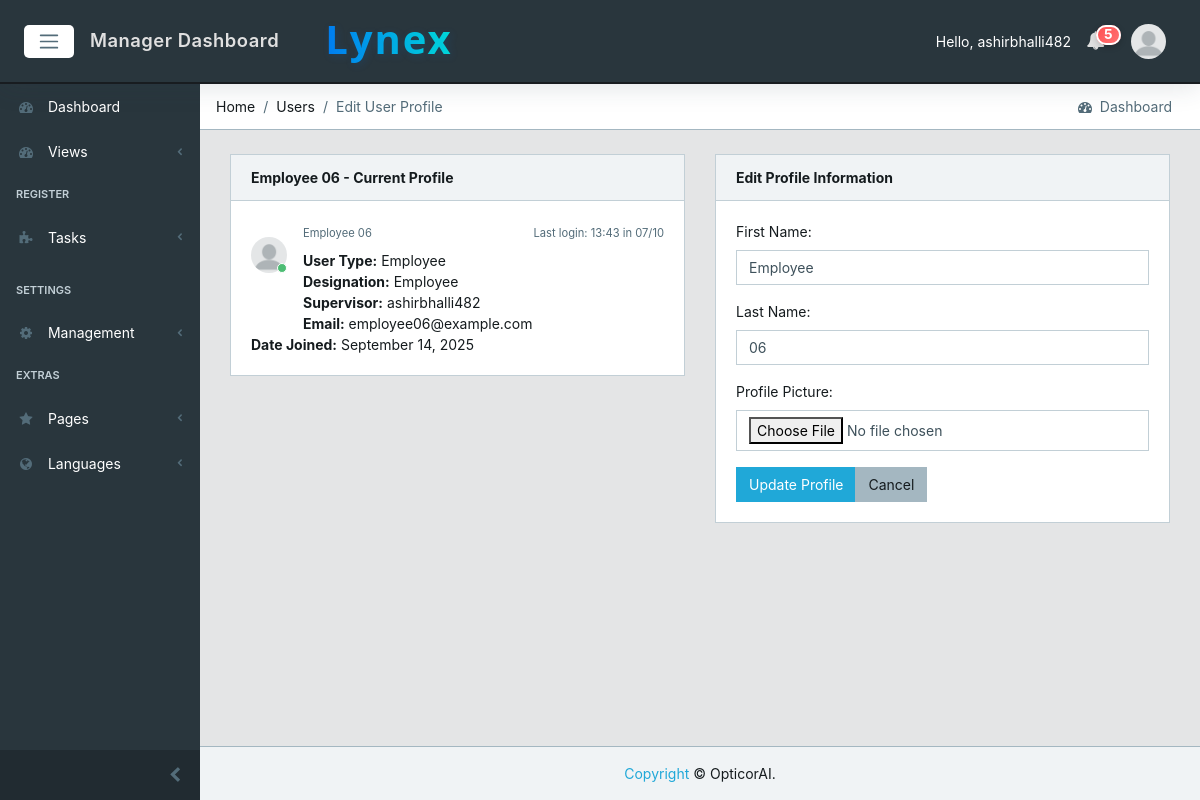
Page /users/87/edit/ (signed in) on the earlier database version.
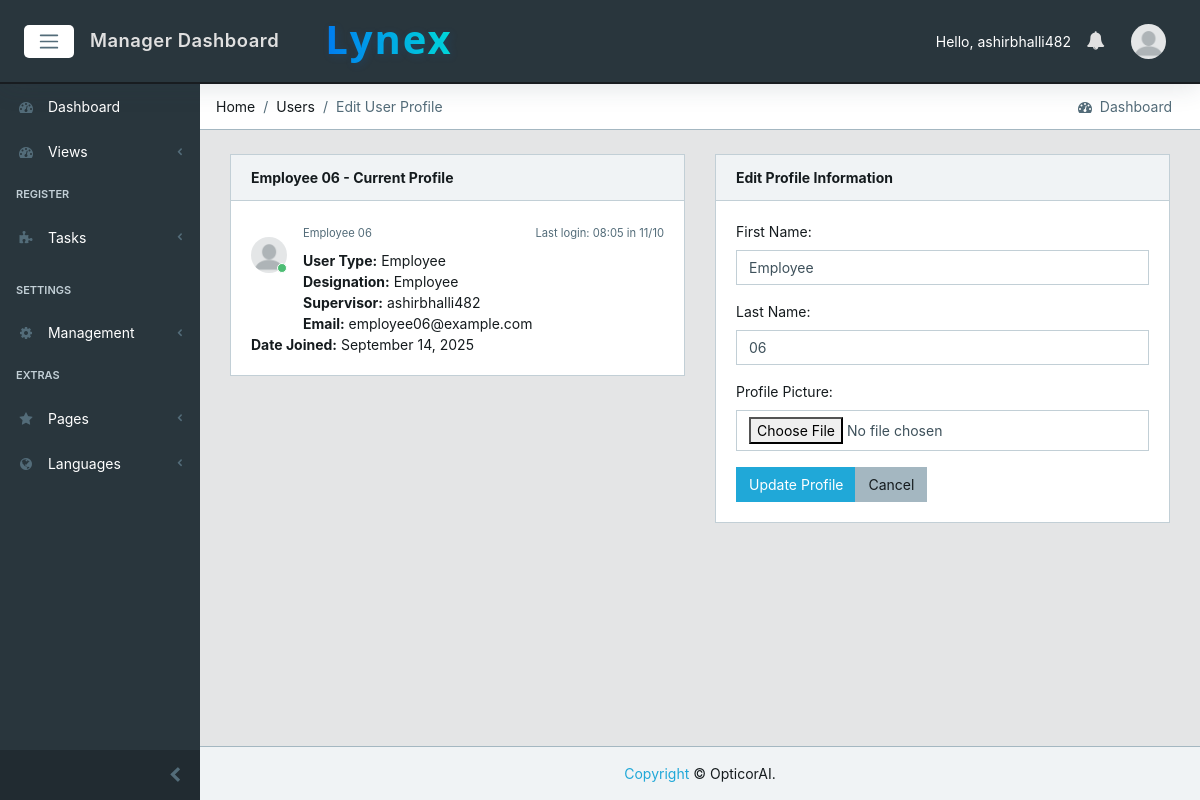
Same page on the later database version.
### core/models.py (models this page shows, shortened)
class CustomUser(AbstractUser):
    email = models.EmailField(unique=True)  # Make email unique for authentication
    user_type = models.CharField(max_length=15, choices=USER_TYPE_CHOICES, db_index=True)
    designation = models.CharField(max_length=100, blank=True, null=True)
    created_by = models.ForeignKey('self', on_delete=models.SET_NULL, null=True, blank=True, related_name='created_users')
    created_date = models.DateField(auto_now_add=True)
    created_time = models.TimeField(auto_now_add=True)
    under_supervision = models.ForeignKey('self', on_delete=models.SET_NULL, null=True, blank=True, related_name='supervised_users')
    avatar = models.ImageField(upload_to='core/avatar', blank=True, null=True)
    @property
    def avatar_url(self):
        try:
            if self.avatar:
                url = getattr(self.avatar, 'url', None)
                if url and ('cloudinary' in url or 'res.cloudinary.com' in url):
                    return url
                avatar_path = getattr(self.avatar, 'path', None)
                if avatar_path and os.path.isfile(avatar_path) and url:
                    return url
        except Exception:
            pass
        return static('core/img/avatar/blank_profile.png')

### core/views.py (the view, shortened to what this page needs)
# urls.py: path('users/<int:user_id>/edit/', views.EditUserProfileView.as_view(), name='edit-user-profile'),
class EditUserProfileView(LoginRequiredMixin, View):
    def get(self, request, user_id):
        user = request.user
        target_user = get_object_or_404(CustomUser, id=user_id)
        if user.user_type == 'employee':
            if target_user != user:
                messages.error(request, 'You can only edit your own profile.')
                return redirect('core:dashboard')
        elif user.user_type == 'manager':
            if target_user.under_supervision != user:
                messages.error(request, 'You can only edit profiles of your subordinates.')
                return redirect('core:dashboard')
        form = UserProfileEditForm(instance=target_user, user=user)
        context = {
            'form': form,
            'target_user': target_user,
        }
        return render(request, 'core/edit_user_profile.html', context)

### core/context_processors.py (called while the page is built)
def logged_user_processor(request):
    if request.user.is_authenticated:
        try:
            logged_user = CustomUser.objects.select_related('under_supervision').get(id=request.user.id)
            return {'logged_user': logged_user}
        except CustomUser.DoesNotExist:
            return {'logged_user': None}
    return {'logged_user': None}

def notifications_processor(request):
    if request.user.is_authenticated:
        cache_key = f"unread_count:{request.user.id}"
        unread_count = cache.get(cache_key)
        if unread_count is None:
            unread_count = Notification.objects.filter(recipient=request.user, read=False).count()
            cache.set(cache_key, unread_count, 15)  # short cache to keep badges fresh
        unread_notifications = (
            Notification.objects.select_related('sender')
            .filter(recipient=request.user, read=False)
            .order_by('-created_at')[:10]
        )
        return {
            'unread_notifications': unread_notifications,
            'unread_count': unread_count,
        }
    return {'unread_notifications': [], 'unread_count': 0}

### core/templates/core/edit_user_profile.html (shortened to what the changed rows need)
{% extends 'core/base.html' %}
{% load static %}
{% block content %}
<div class="container-fluid">
  <div id="ui-view" style="opacity: 1;"><div class="animated fadeIn">
        <div class="row">
            <div class="col-12">
                <div class="row">
                    <div class="col-12 col-md-6">
                        <div class="card">
                            <div class="card-header">
                                <strong><span data-i18n-skip>{{ target_user.get_full_name }}</span> - Current Profile</strong>
                            </div>
                            <div class="card-body">
                                <div class="message">
                                    <div class="py-3 pb-5 mr-3 float-left">
                                        <div class="avatar">
                                        </div>
                                    </div>
                                    <div>
                                        <small class="text-muted" data-i18n-skip>{{ target_user.get_full_name }}</small>
                                        {% if target_user.last_login %}
                                        <small class="text-muted float-right mt-1">Last login: {{ target_user.last_login|date:"H:i" }} in {{ target_user.last_login|date:"d/m" }}</small>
                                        {% endif %}
                                    </div>
                                    <div class="mt-2" data-i18n-skip>
                                        <strong>User Type:</strong> {{ target_user.get_user_type_display }}<br>
                                        <strong>Designation:</strong> {{ target_user.designation }}<br>
                                        <strong>Supervisor:</strong> {{ target_user.under_supervision.username|default:'-' }}<br>
                                        <strong>Email:</strong> {{ target_user.email }}<br>
                                        <strong>Date Joined:</strong> {{ target_user.date_joined|date:"F d, Y" }}
                                    </div>
                                </div>
                            </div>
                        </div>
                    </div>
                    <div class="col-12 col-md-6">
                        <div class="card">
                            <div class="card-body">
                                <form method="post" enctype="multipart/form-data">
                                    <div class="form-group">
                                        <div data-i18n-skip>
                                        {{ form.first_name }}
                                        </div>
                                    </div>
                                    <div class="form-group">
                                        <div data-i18n-skip>
                                        {{ form.last_name }}
                                        </div>
                                    </div>
                                    <div class="form-group">
                                        <label for="{{ form.avatar.id_for_label }}">Profile Picture:</label>
                                        {{ form.avatar }}
                                    </div>
                                </form>
                            </div>
                        </div>
                    </div>
                </div>
            </div>
        </div>
    </div>
</div>
{% endblock %}

### core/templates/core/base.html (shortened to what the changed rows need)
{% load static %}
<!DOCTYPE html>
<html lang="en">
<head>
  <link href="{% static 'core/css/font-awesome.min.css' %}" rel="stylesheet">
  <link href="{% static 'core/css/simple-line-icons.min.css' %}" rel="stylesheet">
  <link href="{% static 'core/css/estilo.css' %}" rel="stylesheet">
  <link href="{% static 'core/css/style.css' %}" rel="stylesheet">
  {% get_static_prefix as STATIC_PREFIX %}
</head>
{% block body %}
<body class="app header-fixed sidebar-fixed aside-menu-fixed aside-menu-hidden">
  <header class="app-header navbar">
    <div class="brand-gui d-none d-md-inline">
      <a href="{% url 'core:dashboard' %}"><h1 class="company-name">Lynex</h1></a>
    </div>
    <ul class="nav navbar-nav ml-auto">
      <li class="nav-item dropdown">
        <a class="nav-link" data-toggle="dropdown" href="#" role="button" aria-haspopup="true" aria-expanded="false">
          <i class="fa fa-bell"></i>
          {% if unread_count and unread_count > 0 %}
            <span class="badge badge-pill badge-notify">{{ unread_count }}</span>
          {% endif %}
        </a>
      </li>
    </ul>
  </header>
  <div class="app-body">
    <main class="main">
{% block content %}
{% endblock %}
    </main>
  </div>
</body>
{% endblock body %}
</html>

Differences in the rows shown:
changed CustomUser "Employee 06": last_login "13:43" → "08:05"; last_login "07/10" → "11/10"
Other differences:
{{ unread_count }}: "5" → (not shown)
